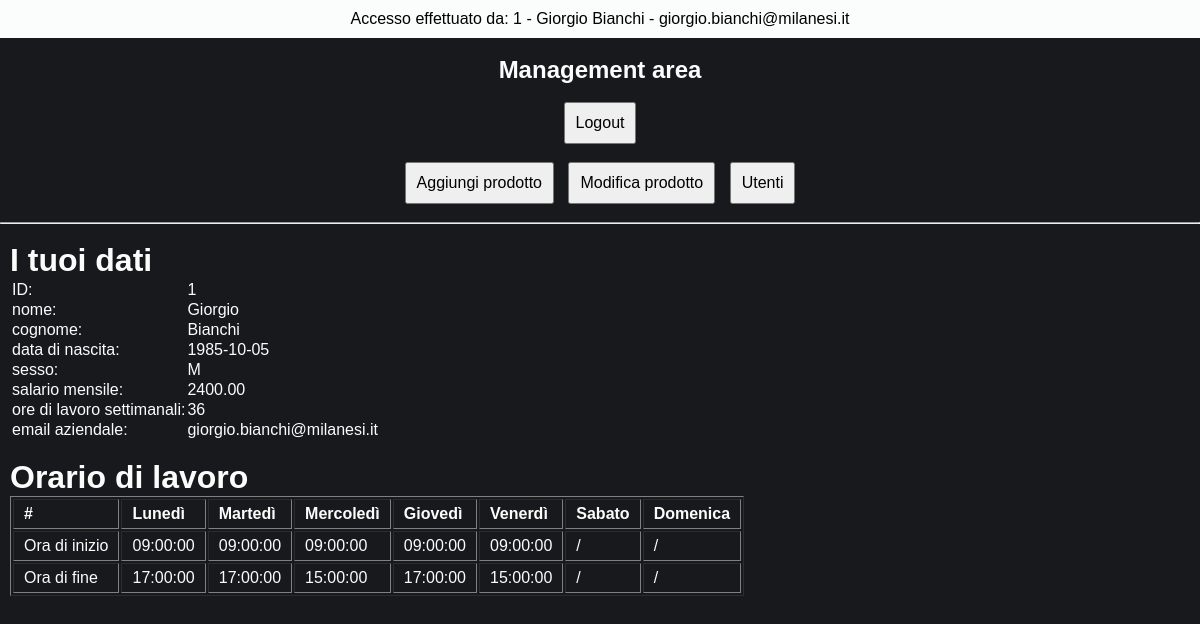
The page /management/managementPage.php (signed in) on the database as committed earlier.
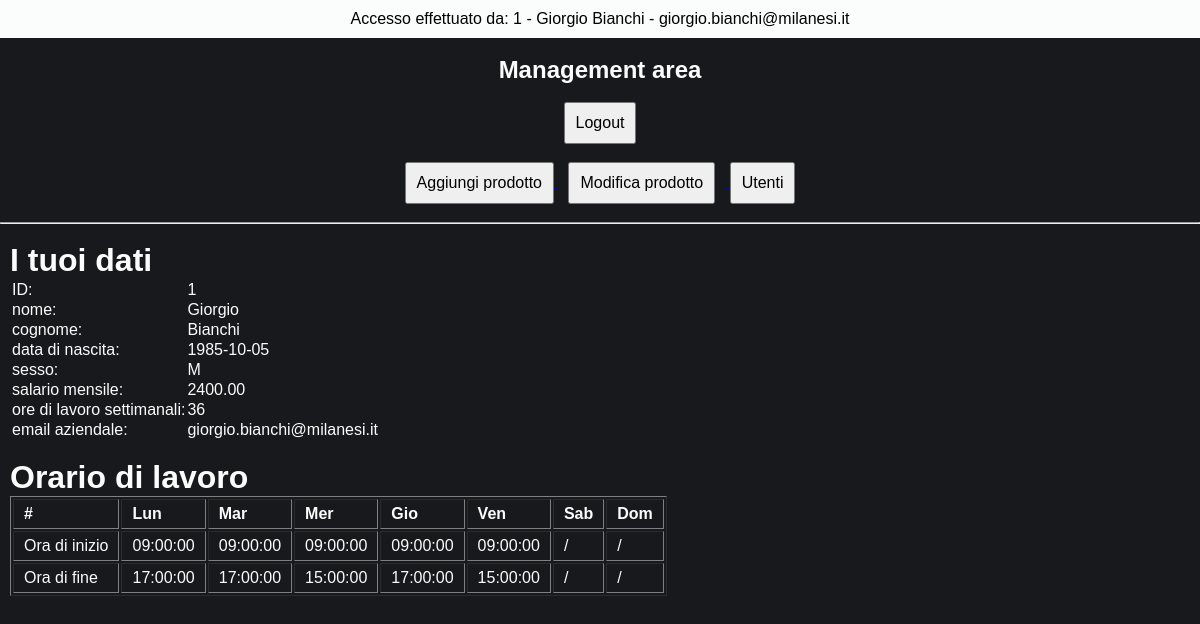
The same page on the database as committed later.
### tables this page shows
CREATE TABLE `dipendenti` (
  `IDdipendente` int(11) NOT NULL AUTO_INCREMENT,
  `nome` varchar(30) DEFAULT NULL,
  `cognome` varchar(30) DEFAULT NULL,
  `data_nascita` date DEFAULT NULL,
  `luogo_nascita` varchar(30) DEFAULT NULL,
  `sesso` varchar(1) DEFAULT NULL,
  `provincia_sigla` varchar(2) DEFAULT NULL,
  `codice_fiscale` varchar(16) DEFAULT NULL,
  `salario_mensile` decimal(10,2) DEFAULT NULL,
  `ore_lavoro_settimanali` int(11) DEFAULT NULL,
  `email_personale` varchar(50) DEFAULT NULL,
  `email_aziendale` varchar(50) DEFAULT NULL,
  `password_aziendale` varchar(30) DEFAULT NULL,
  PRIMARY KEY (`IDdipendente`),
  UNIQUE KEY `codice_fiscale` (`codice_fiscale`,`email_personale`,`email_aziendale`)
);

CREATE TABLE `giorni` (
  `IDgiorno` int(11) NOT NULL AUTO_INCREMENT,
  `giorno` varchar(20) DEFAULT NULL,
  PRIMARY KEY (`IDgiorno`)
);

CREATE TABLE `orari_lavorativi` (
  `IDorario_lavorativo` int(11) NOT NULL AUTO_INCREMENT,
  `orario_inizio` time DEFAULT NULL,
  `orario_fine` time DEFAULT NULL,
  `idgiorno` int(11) DEFAULT NULL,
  `iddipendente` int(11) DEFAULT NULL,
  PRIMARY KEY (`IDorario_lavorativo`),
  KEY `iddipendente` (`iddipendente`),
  KEY `idgiorno` (`idgiorno`),
  CONSTRAINT `orari_lavorativi_ibfk_1` FOREIGN KEY (`iddipendente`) REFERENCES `dipendenti` (`IDdipendente`),
  CONSTRAINT `orari_lavorativi_ibfk_2` FOREIGN KEY (`idgiorno`) REFERENCES `giorni` (`IDgiorno`)
);

### management/managementPage.php (the view, shortened to what this page needs)
<?php
include '../dbConfig/dbConfig.php';
?>
<!DOCTYPE html>
<html>
  <?php
    $email_aziendale = $_SESSION['email_aziendale'];
    $sql_dip = "SELECT * FROM dipendenti WHERE email_aziendale = '$email_aziendale'";
            $result_dip = $conn->query($sql_dip);
            $row_dip = $result_dip->fetch_assoc();
            $iddipendente = $row_dip["IDdipendente"];
  ?>
  <head>
    <link rel="stylesheet" href="./css/style.management.css">
  </head>
  <body>
      <div class="header-page">
        <div class="header">
          <p> Accesso effettuato da: <?php echo "{$row_dip["IDdipendente"]} - {$row_dip["nome"]} {$row_dip["cognome"]} - {$row_dip["email_aziendale"]}" ?> </p>
        </div>
        <br>
        <h2> Management area </h2>
        <br>
        <a href="../logout.php"> <button type="button" name="button"> Logout </button> </a>
        <br><br>
        <a href="./aggiungiProdotto.php"> <button name="agg-prod"> Aggiungi prodotto </button> </a>
        <a href="./modificaProdotto.php"> <button name="mod-prod" style="margin: 0 10px;"> Modifica prodotto </button> </a>
        <a href="./viewUser.php"> <button name="view-user"> Utenti </button> </a>
        <br><br><hr><br>
      </div>
      <div class="filtri taglia-container2">
        <h1> I tuoi dati </h1>
          <table>
            <tr>
              <td>ID:</td>
              <td><?php echo $row_dip["IDdipendente"] ?></td>
            </tr>
            <tr>
              <td>nome:</td>
              <td><?php echo $row_dip["nome"] ?></td>
            </tr>
            <tr>
              <td>cognome:</td>
              <td><?php echo $row_dip["cognome"] ?></td>
            </tr>
            <tr>
              <td>data di nascita:</td>
              <td><?php echo $row_dip["data_nascita"] ?></td>
            </tr>
            <tr>
              <td>sesso:</td>
              <td><?php echo $row_dip["sesso"] ?></td>
            </tr>
            <tr>
              <td>salario mensile:</td>
              <td><?php echo $row_dip["salario_mensile"] ?></td>
            </tr>
            <tr>
              <td>ore di lavoro settimanali:</td>
              <td><?php echo $row_dip["ore_lavoro_settimanali"] ?></td>
            </tr>
            <tr>
              <td>email aziendale:</td>
              <td><?php echo $row_dip["email_aziendale"] ?></td>
            </tr>
          </table>
          <br>
          <h1> Orario di lavoro </h1>
          <table border="1" class="orari">
            <tr>
              <th> # </th>
              <?php
                $sql_gg = "SELECT * FROM giorni ORDER BY idgiorno";
                           $result_gg = $conn->query($sql_gg);
                 while($row_gg = $result_gg->fetch_assoc()) {
                   echo "<th> {$row_gg['giorno']} </th>";
                 }
              ?>
            </tr>
            <tr>
              <td> Ora di inizio </td>
              <?php
                $sql_oi = "SELECT * FROM orari_lavorativi WHERE IDdipendente = '$iddipendente' ORDER BY idgiorno";
                           $result_oi = $conn->query($sql_oi);
                 while($row_oi = $result_oi->fetch_assoc()) {
                   if ($row_oi['orario_inizio'] === NULL) {
                     echo "<td> / </td>";
                   }
                   else {
                     echo "<td> {$row_oi['orario_inizio']} </td>";
                   }
                 }
              ?>
            </tr>
            <tr>
              <td> Ora di fine </td>
              <?php
                $sql_of = "SELECT * FROM orari_lavorativi WHERE IDdipendente = '$iddipendente' ORDER BY idgiorno";
                           $result_of = $conn->query($sql_of);
                 while($row_of = $result_of->fetch_assoc()) {
                   if ($row_of['orario_fine'] === NULL) {
                     echo "<td> / </td>";
                   }
                   else {
                     echo "<td> {$row_of['orario_fine']} </td>";
                   }
                 }
              ?>
            </tr>
          </table>
      </div>
  </body>
</html>

### management/css/style.management.css (style rules this page uses)
* { font-family: "Montserrat", sans-serif; padding: 0; margin: 0; }
body { background-color: rgb(24,25,28); color: #FBFCFC; text-align: center; box-sizing: content-box; }
.header-page button { padding: 10px; font-size: 16px; }
.header { width: 100%; position: flex; background: #FBFCFC; color: black; padding: 10px 0; }
.orari th { text-transform: capitalize; }
.orari th, .orari td { padding: 5px 10px; font-size: 16px; }
.filtri { text-align: left; }
.taglia-container2 { margin-left: 10px; }

Rows that differ between the two databases and show on the page:
changed giorni: giorno "Lunedì" → "Lun"
changed giorni: giorno "Martedì" → "Mar"
changed giorni: giorno "Mercoledì" → "Mer"
changed giorni: giorno "Giovedì" → "Gio"
changed giorni: giorno "Venerdì" → "Ven"
changed giorni: giorno "Sabato" → "Sab"
changed giorni: giorno "Domenica" → "Dom"
